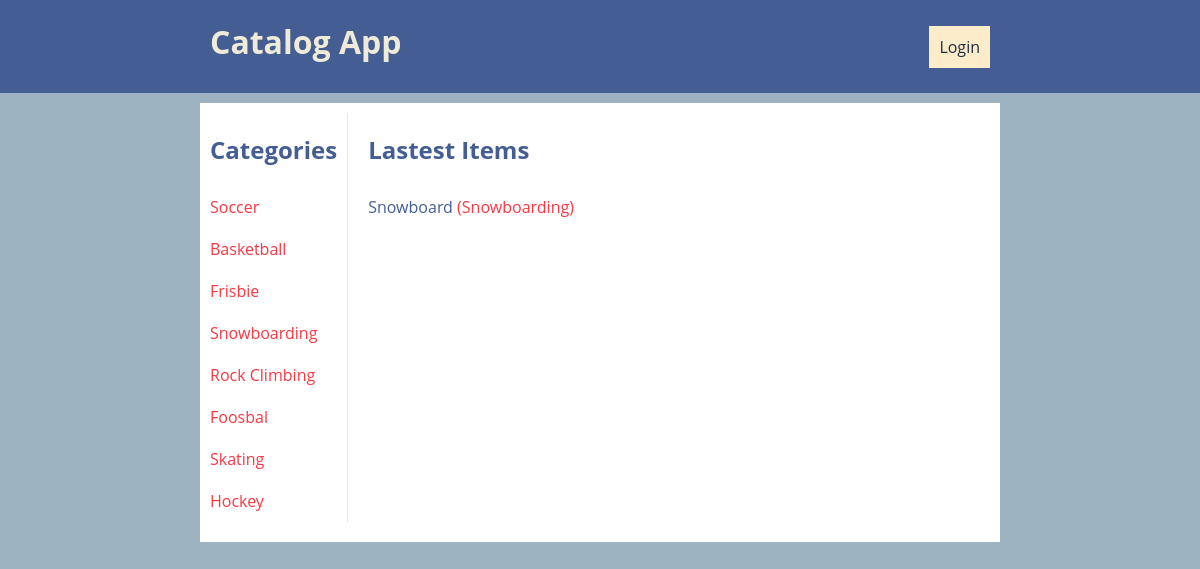
The app's page /catalog/, older data.
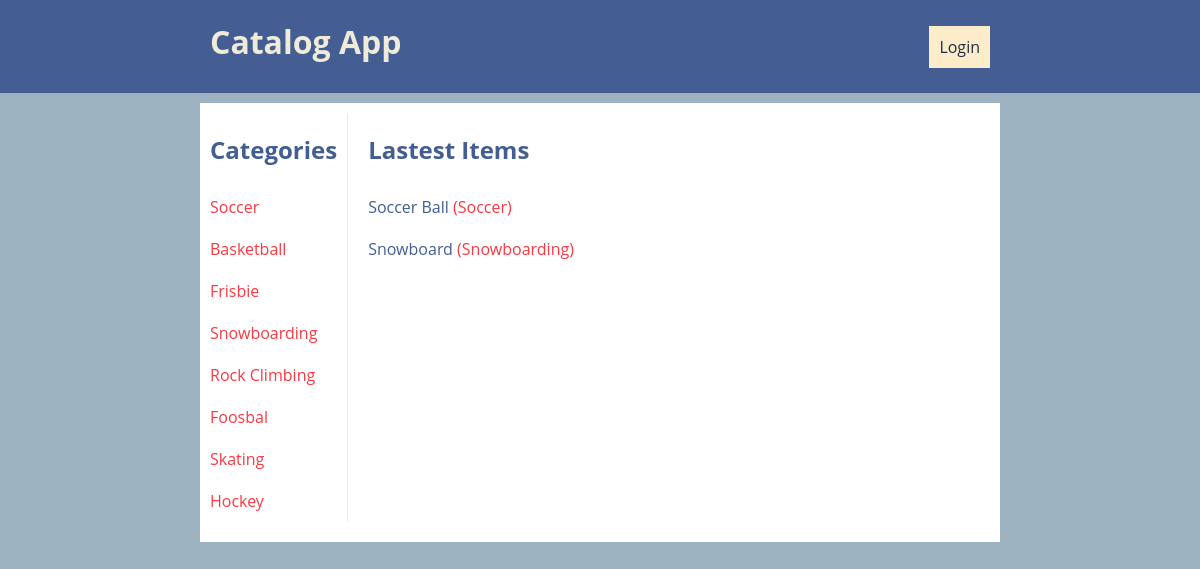
The same page, newer data.
### data/database_setup.py (models this page shows, shortened)
class Category(Base):
    __tablename__ = 'category'
    id = Column(Integer, primary_key=True)
    name = Column(String(80), nullable=False)
    items = relationship('CatalogItem')

class CatalogItem(Base):
    __tablename__ = 'catalog_item'
    id = Column(Integer, primary_key=True)
    title = Column(String(20), nullable=False)
    description = Column(String(800), nullable=False)
    date = Column(DateTime, nullable=False)
    user_id = Column(Integer(), ForeignKey('user.id'))
    User = relationship(User)
    category_id = Column(Integer(), ForeignKey('category.id'))
    category = relationship(Category)
    catalog_image_id = Column(Integer(), ForeignKey('catalog_image.id'))
    image = relationship(
        CatalogImage, cascade="all, delete-orphan", single_parent=True)

### controllers/catalog_controller.py (the view)
@catalog_controller.route('/')
def show_catalog():
    category_dao = CategoryDao()
    item_dao = CatalogItemDao()
    lastedItems = item_dao.get_lasteds()
    categories = category_dao.get_all()
    return render_template('catalog.html',
                           categories=categories,
                           lastedItems=lastedItems)

### application.py (called while the page is built)
@app.context_processor
def utility_processor():
    def user_is_logged():
        return is_logged()
    def get_welcome_user():
        return get_user_name()
    return dict(user_is_logged=user_is_logged,
                get_welcome_user=get_welcome_user)

### controllers/auth_controller.py (called while the page is built)
def is_logged():
    return 'username' in login_session

### data/data_access.py (called while the page is built)
    def __init_session__(self):
        Base.metadata.bind = engine
        DBSession = sessionmaker(bind=engine)
        self.session = DBSession()

    def get_all(self):
        return self.session. \
            query(Category). \
            all()

    def count(self):
        return self.session. \
            query(func.count(Category.id)). \
            one()[0]

    def get_lasteds(self):
        num_categories = CategoryDao().count()
        return self.session.query(CatalogItem). \
            order_by(desc(CatalogItem.id)). \
            limit(num_categories). \
            all()

### templates/catalog.html (shortened to what this page needs)
{% extends "template.html" %}
{% block body %}
<div class="center-container content lists">
    <aside class="categories" role="listitem">
        <h1 class="category-title">Categories</h1>
        <nav class="category items-container">
            {% for category in categories %}
            <a class="item category" href="/catalog/{{ category.name }}/items">{{ category.name }}</a>
            {% endfor %}
        </nav>
    </aside>
    <section role="listitem">
        <h1>Lastest Items</h1>
        <div class="items-container">
            {% for item in lastedItems %}
            <a class="item" href="/catalog/{{ item.category.name }}/{{ item.title }}">
                {{ item.title }} <span class="category">({{ item.category.name }})</span>
            </a>
            {% endfor %}
        </div>
    </section>
</div>
{% endblock %}

Row changes from the older to the newer data that the page shows:
added CatalogItem: title "Soccer Ball", category.name "Soccer"
